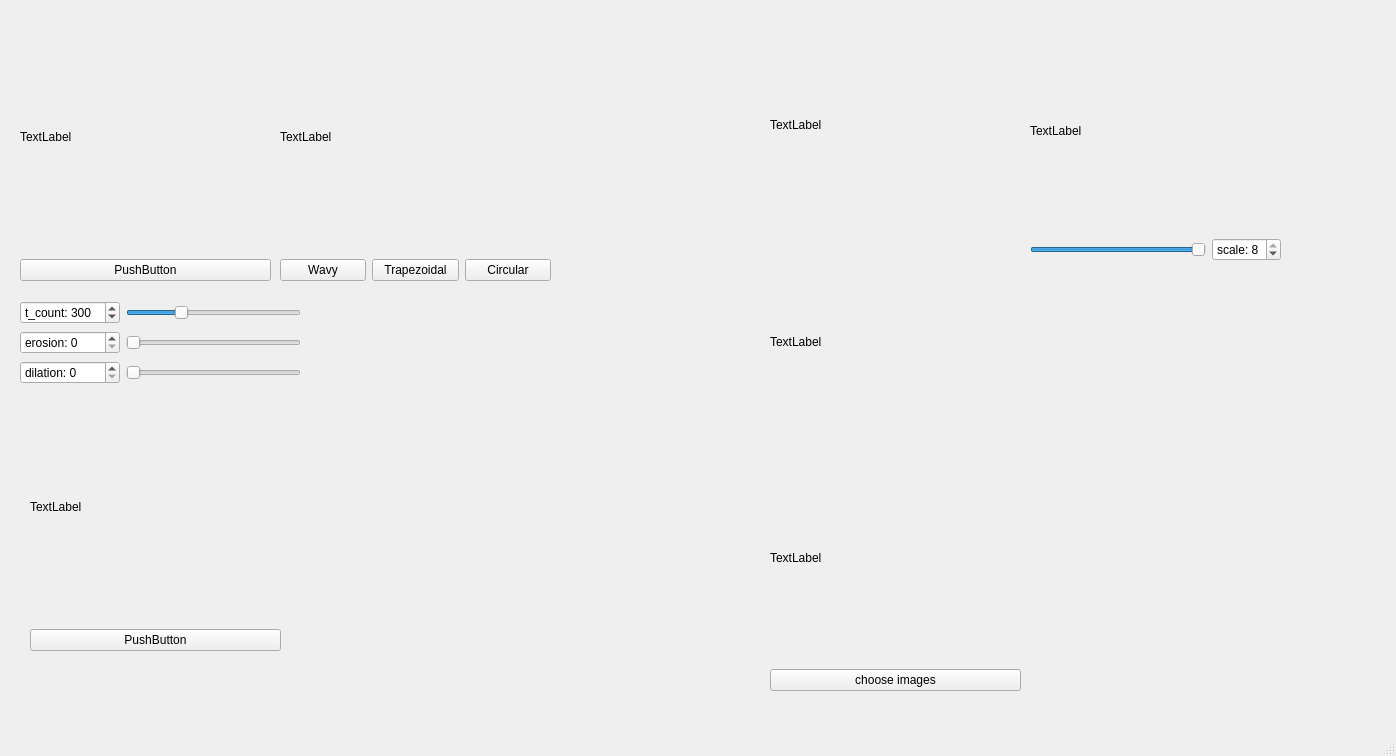
<?xml version="1.0" encoding="UTF-8"?>
<ui version="4.0">
 <class>MainWindow</class>
 <widget class="QMainWindow" name="MainWindow">
  <property name="geometry">
   <rect>
    <x>0</x>
    <y>0</y>
    <width>1396</width>
    <height>756</height>
   </rect>
  </property>
  <property name="windowTitle">
   <string>MainWindow</string>
  </property>
  <widget class="QWidget" name="centralwidget">
   <widget class="QWidget" name="layoutWidget_2">
    <property name="geometry">
     <rect>
      <x>770</x>
      <y>20</y>
      <width>251</width>
      <height>671</height>
     </rect>
    </property>
    <layout class="QVBoxLayout" name="verticalLayout_3">
     <item>
      <widget class="QLabel" name="label_wave1">
       <property name="text">
        <string>TextLabel</string>
       </property>
      </widget>
     </item>
     <item>
      <widget class="QLabel" name="label_wave2">
       <property name="text">
        <string>TextLabel</string>
       </property>
      </widget>
     </item>
     <item>
      <widget class="QLabel" name="label_wave3">
       <property name="text">
        <string>TextLabel</string>
       </property>
      </widget>
     </item>
     <item>
      <widget class="QPushButton" name="pushButton_wave2">
       <property name="text">
        <string>choose images</string>
       </property>
      </widget>
     </item>
    </layout>
   </widget>
   <widget class="QWidget" name="layoutWidget">
    <property name="geometry">
     <rect>
      <x>20</x>
      <y>20</y>
      <width>251</width>
      <height>261</height>
     </rect>
    </property>
    <layout class="QVBoxLayout" name="verticalLayout">
     <item>
      <widget class="QLabel" name="label">
       <property name="text">
        <string>TextLabel</string>
       </property>
      </widget>
     </item>
     <item>
      <widget class="QPushButton" name="pushButton">
       <property name="text">
        <string>PushButton</string>
       </property>
      </widget>
     </item>
    </layout>
   </widget>
   <widget class="QWidget" name="layoutWidget">
    <property name="geometry">
     <rect>
      <x>1030</x>
      <y>30</y>
      <width>251</width>
      <height>231</height>
     </rect>
    </property>
    <layout class="QVBoxLayout" name="verticalLayout_4" stretch="9,1">
     <item>
      <widget class="QLabel" name="label_wave_out">
       <property name="text">
        <string>TextLabel</string>
       </property>
      </widget>
     </item>
     <item>
      <layout class="QHBoxLayout" name="horizontalLayout">
       <item>
        <widget class="QSlider" name="horizontalSlider">
         <property name="minimum">
          <number>1</number>
         </property>
         <property name="maximum">
          <number>8</number>
         </property>
         <property name="pageStep">
          <number>1</number>
         </property>
         <property name="value">
          <number>8</number>
         </property>
         <property name="orientation">
          <enum>Qt::Horizontal</enum>
         </property>
        </widget>
       </item>
       <item>
        <widget class="QSpinBox" name="spinBox">
         <property name="prefix">
          <string>scale: </string>
         </property>
         <property name="minimum">
          <number>1</number>
         </property>
         <property name="maximum">
          <number>8</number>
         </property>
         <property name="value">
          <number>8</number>
         </property>
        </widget>
       </item>
      </layout>
     </item>
    </layout>
   </widget>
   <widget class="QWidget" name="layoutWidget_3">
    <property name="geometry">
     <rect>
      <x>30</x>
      <y>390</y>
      <width>251</width>
      <height>261</height>
     </rect>
    </property>
    <layout class="QVBoxLayout" name="verticalLayout_2">
     <item>
      <widget class="QLabel" name="label_edge">
       <property name="text">
        <string>TextLabel</string>
       </property>
      </widget>
     </item>
     <item>
      <widget class="QPushButton" name="pushButton_edge">
       <property name="text">
        <string>PushButton</string>
       </property>
      </widget>
     </item>
    </layout>
   </widget>
   <widget class="QWidget" name="">
    <property name="geometry">
     <rect>
      <x>280</x>
      <y>20</y>
      <width>271</width>
      <height>261</height>
     </rect>
    </property>
    <layout class="QVBoxLayout" name="verticalLayout_5" stretch="9,1">
     <item>
      <widget class="QLabel" name="label_geo">
       <property name="text">
        <string>TextLabel</string>
       </property>
      </widget>
     </item>
     <item>
      <layout class="QHBoxLayout" name="horizontalLayout_2">
       <item>
        <widget class="QPushButton" name="pushButton_Wavy">
         <property name="text">
          <string>Wavy</string>
         </property>
        </widget>
       </item>
       <item>
        <widget class="QPushButton" name="pushButton_Trapezoidal">
         <property name="text">
          <string>Trapezoidal</string>
         </property>
        </widget>
       </item>
       <item>
        <widget class="QPushButton" name="pushButton_Circular">
         <property name="text">
          <string>Circular</string>
         </property>
        </widget>
       </item>
      </layout>
     </item>
    </layout>
   </widget>
   <widget class="QWidget" name="">
    <property name="geometry">
     <rect>
      <x>20</x>
      <y>300</y>
      <width>281</width>
      <height>86</height>
     </rect>
    </property>
    <layout class="QVBoxLayout" name="verticalLayout_6">
     <item>
      <layout class="QHBoxLayout" name="horizontalLayout_3" stretch="4,7">
       <item>
        <widget class="QSpinBox" name="spinBox_2">
         <property name="prefix">
          <string>t_count: </string>
         </property>
         <property name="maximum">
          <number>1000</number>
         </property>
         <property name="value">
          <number>300</number>
         </property>
        </widget>
       </item>
       <item>
        <widget class="QSlider" name="horizontalSlider_tcount">
         <property name="maximum">
          <number>1000</number>
         </property>
         <property name="singleStep">
          <number>5</number>
         </property>
         <property name="pageStep">
          <number>10</number>
         </property>
         <property name="value">
          <number>300</number>
         </property>
         <property name="orientation">
          <enum>Qt::Horizontal</enum>
         </property>
        </widget>
       </item>
      </layout>
     </item>
     <item>
      <layout class="QHBoxLayout" name="horizontalLayout_4" stretch="4,7">
       <item>
        <widget class="QSpinBox" name="spinBox_3">
         <property name="prefix">
          <string>erosion: </string>
         </property>
        </widget>
       </item>
       <item>
        <widget class="QSlider" name="horizontalSlider_erosion">
         <property name="pageStep">
          <number>1</number>
         </property>
         <property name="orientation">
          <enum>Qt::Horizontal</enum>
         </property>
        </widget>
       </item>
      </layout>
     </item>
     <item>
      <layout class="QHBoxLayout" name="horizontalLayout_5" stretch="4,7">
       <item>
        <widget class="QSpinBox" name="spinBox_4">
         <property name="prefix">
          <string>dilation: </string>
         </property>
        </widget>
       </item>
       <item>
        <widget class="QSlider" name="horizontalSlider_dilation">
         <property name="pageStep">
          <number>1</number>
         </property>
         <property name="orientation">
          <enum>Qt::Horizontal</enum>
         </property>
        </widget>
       </item>
      </layout>
     </item>
    </layout>
   </widget>
  </widget>
  <widget class="QMenuBar" name="menubar">
   <property name="geometry">
    <rect>
     <x>0</x>
     <y>0</y>
     <width>1396</width>
     <height>21</height>
    </rect>
   </property>
  </widget>
  <widget class="QStatusBar" name="statusbar"/>
 </widget>
 <resources/>
 <connections>
  <connection>
   <sender>horizontalSlider</sender>
   <signal>valueChanged(int)</signal>
   <receiver>spinBox</receiver>
   <slot>setValue(int)</slot>
   <hints>
    <hint type="sourcelabel">
     <x>1124</x>
     <y>268</y>
    </hint>
    <hint type="destinationlabel">
     <x>1251</x>
     <y>268</y>
    </hint>
   </hints>
  </connection>
  <connection>
   <sender>spinBox</sender>
   <signal>valueChanged(int)</signal>
   <receiver>horizontalSlider</receiver>
   <slot>setValue(int)</slot>
   <hints>
    <hint type="sourcelabel">
     <x>1251</x>
     <y>268</y>
    </hint>
    <hint type="destinationlabel">
     <x>1124</x>
     <y>268</y>
    </hint>
   </hints>
  </connection>
  <connection>
   <sender>horizontalSlider_tcount</sender>
   <signal>valueChanged(int)</signal>
   <receiver>spinBox_2</receiver>
   <slot>setValue(int)</slot>
   <hints>
    <hint type="sourcelabel">
     <x>179</x>
     <y>329</y>
    </hint>
    <hint type="destinationlabel">
     <x>38</x>
     <y>329</y>
    </hint>
   </hints>
  </connection>
  <connection>
   <sender>horizontalSlider_erosion</sender>
   <signal>valueChanged(int)</signal>
   <receiver>spinBox_3</receiver>
   <slot>setValue(int)</slot>
   <hints>
    <hint type="sourcelabel">
     <x>179</x>
     <y>351</y>
    </hint>
    <hint type="destinationlabel">
     <x>38</x>
     <y>351</y>
    </hint>
   </hints>
  </connection>
  <connection>
   <sender>horizontalSlider_dilation</sender>
   <signal>valueChanged(int)</signal>
   <receiver>spinBox_4</receiver>
   <slot>setValue(int)</slot>
   <hints>
    <hint type="sourcelabel">
     <x>179</x>
     <y>373</y>
    </hint>
    <hint type="destinationlabel">
     <x>38</x>
     <y>373</y>
    </hint>
   </hints>
  </connection>
  <connection>
   <sender>spinBox_2</sender>
   <signal>valueChanged(int)</signal>
   <receiver>horizontalSlider_tcount</receiver>
   <slot>setValue(int)</slot>
   <hints>
    <hint type="sourcelabel">
     <x>71</x>
     <y>333</y>
    </hint>
    <hint type="destinationlabel">
     <x>212</x>
     <y>333</y>
    </hint>
   </hints>
  </connection>
  <connection>
   <sender>spinBox_3</sender>
   <signal>valueChanged(int)</signal>
   <receiver>horizontalSlider_erosion</receiver>
   <slot>setValue(int)</slot>
   <hints>
    <hint type="sourcelabel">
     <x>71</x>
     <y>363</y>
    </hint>
    <hint type="destinationlabel">
     <x>212</x>
     <y>363</y>
    </hint>
   </hints>
  </connection>
  <connection>
   <sender>spinBox_4</sender>
   <signal>valueChanged(int)</signal>
   <receiver>horizontalSlider_dilation</receiver>
   <slot>setValue(int)</slot>
   <hints>
    <hint type="sourcelabel">
     <x>71</x>
     <y>393</y>
    </hint>
    <hint type="destinationlabel">
     <x>212</x>
     <y>393</y>
    </hint>
   </hints>
  </connection>
 </connections>
</ui>
